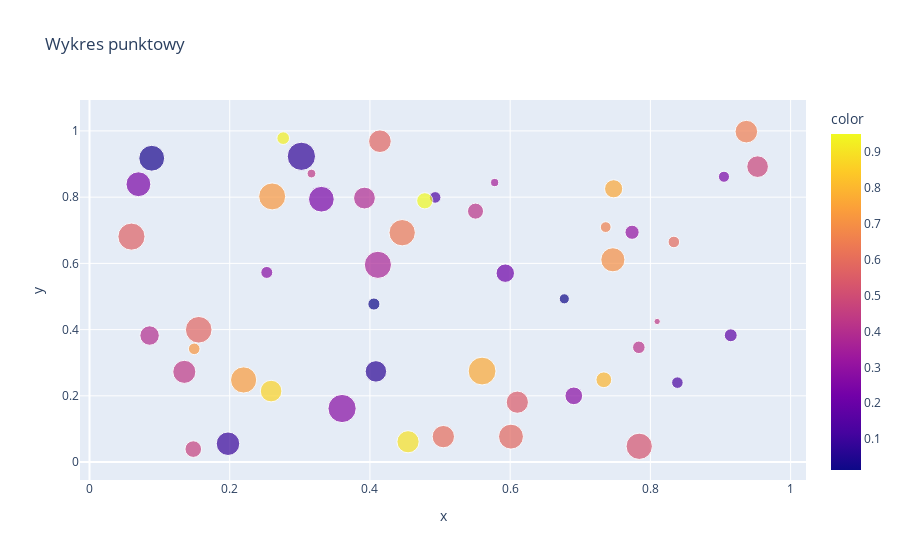

Notebook code cell kept with this figure:
### Code cell
#Tworzenie zaawansowanych wykresów

#Wykres punktowy (Scatter Plot)

x = np.random.rand(50)
y = np.random.rand(50)
sizes = 1000 * np.random.rand(50)
colors =  np.random.rand(50)

fig = px.scatter(x=x, y=y, size=sizes, color=colors, title= "Wykres punktowy")
fig.show()
